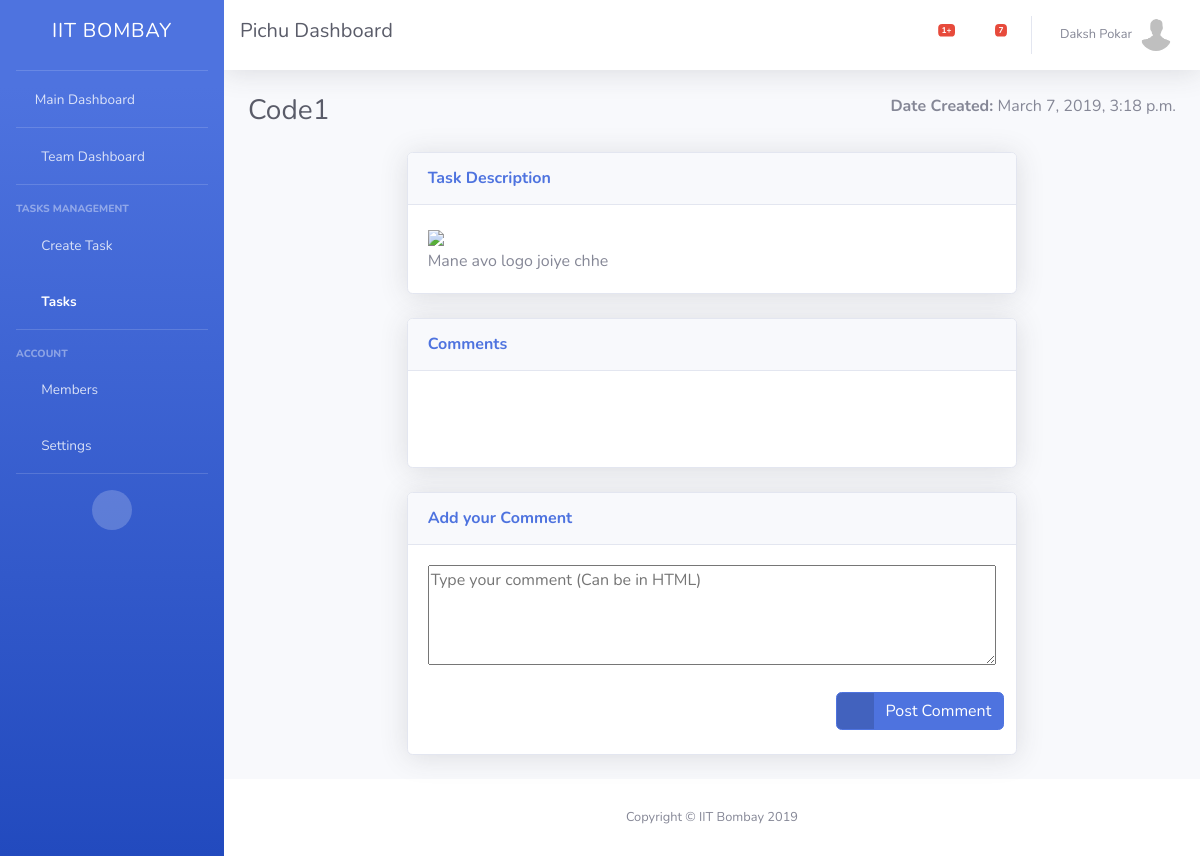
The app's page /team/pichu6/tasks/code113/ (signed in), older data.
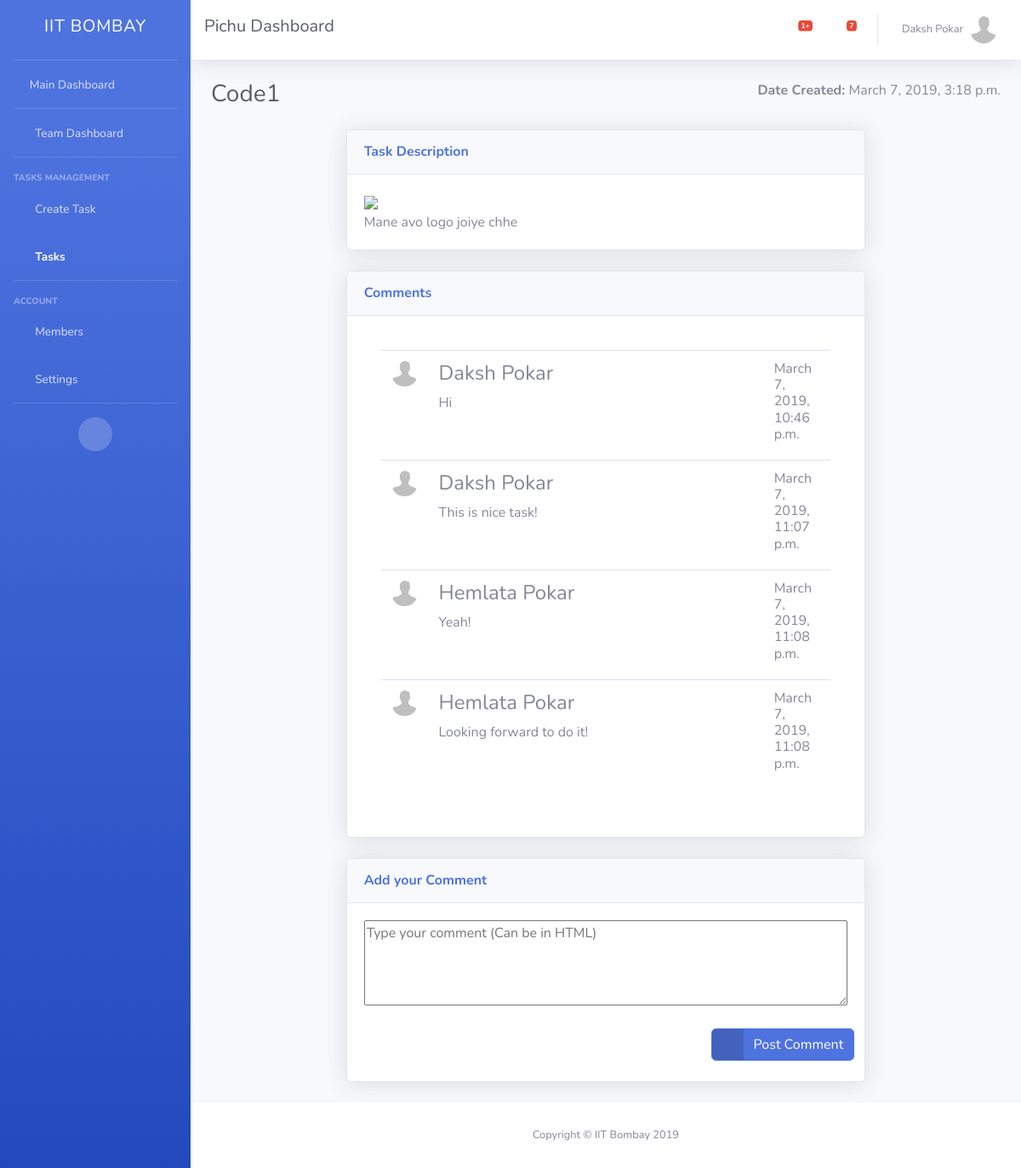
The same page, newer data.
### TM/models.py (models this page shows)
class Comments(models.Model):
    id = models.AutoField(primary_key=True)
    date_generated = models.DateTimeField(auto_now_add=True)
    message = models.TextField()
    task = models.ForeignKey(Task, on_delete=models.CASCADE)
    user = models.ForeignKey(User, on_delete=models.CASCADE)

class UserProfile(models.Model):
    user = models.ForeignKey(User, on_delete=models.CASCADE)
    username = models.CharField(max_length=400)
    profile_picture = models.FileField(upload_to=user_directory, null=True, default='/default_profile.jpg', blank=True)

### TM/views.py (the view, shortened to what this page needs)
# urls.py: url(r'^team\/[a-zA-z0-9]+\/tasks\/[a-zA-z0-9]+\/$', SpecificTaskView.as_view(), name="specific-task"),
class SpecificTaskView(LoginRequiredMixin, TemplateView):
    template_name="team/specific-task.html"
    login_url='/../login'
    def get(self, request):
        user = request.user
        us = UserProfile.objects.get(user=user)
        team = Teams.objects.get(url=request.path.split("/")[2])
        tasks = Task.objects.get(url=request.path.split("/")[4])
        comments = Comments.objects.filter(task=tasks)
        form = CommentsForm()
        if user not in team.members.all():
            return redirect("/")
        return render(request, self.template_name, {'user': user, 'us': us, 'form': form, 'team': team, 'tasks': tasks, 'comments': comments})

### TM/forms.py
class CommentsForm(forms.Form):
    message = forms.CharField(label="", widget=forms.Textarea(attrs={'id':'desc','placeholder':'Type your comment (Can be in HTML)', 'style':'height:100px; width: 100%'}))

### TM/templates/team/specific-task.html (shortened to what the changed rows need)
<!DOCTYPE html>
{% load static %}
<html lang="en">
<head>
  <link href="{% static 'vendor/fontawesome-free/css/all.min.css' %}" rel="stylesheet" type="text/css">
  <link href="{% static 'css/sb-admin-2.min.css' %}" rel="stylesheet">
  <link href="{% static 'vendor/datatables/dataTables.bootstrap4.min.css' %}" rel="stylesheet">
</head>
<body onload="displayer()" id="page-top">
  <div id="wrapper">
    <div id="content-wrapper" class="d-flex flex-column">
      <div id="content">
        <div class="container-fluid">
          <div class="d-sm-flex align-items-center justify-content-between mb-4">
            <h1 class="h3 mb-0 text-gray-800">{{  tasks.title   }}</h1>
          </div>
          <div class="row">
            <div class="col-xl-8">
                    <div class="card shadow mb-4">
                            <div class="card-body">
                                    <div class="card-body">
                                            <div class="table-responsive">
                                              <table class="table" id="dataTable" width="100%" cellspacing="0">
                                                          <tbody>
                                                                {%  for i in comments.all %}
                                                                    <tr>
                                                                        <td style="width: 7%; text-align: center;"><img class="img-profile rounded-circle" style="height: 30px" src="{{ MEDIA_ROOT }}{{ us.profile_picture.url }}"></td>
                                                                        <td style="width: 78%"><h4>{{  i.user.first_name    }} {{   i.user.last_name }} </h4>
                                                                                {{ i.message }}
                                                                        </td>
                                                                        <td style="width: 15%;"><h6>{{  i.date_generated  }}</h6></td>
                                                                    </tr>
                                                                {%  endfor %}
                                                          </tbody>
                                                          </table>
                                                          </div>
                                                          </div>
                                                        </div>
                          </div>
        </div>
      </div>
    </div>
      </div>
    </div>
  </div>
</body>
</html>

Row changes from the older to the newer data that the page shows:
added Comments: profile_picture (placeholder picture), user.first_name "Daksh", user.last_name "Pokar", message "Hi", date_generated "March 7, 2019, 10:46 p.m."
added Comments: profile_picture (placeholder picture), user.first_name "Daksh", user.last_name "Pokar", message "This is nice task!", date_generated "March 7, 2019, 11:07 p.m."
added Comments: profile_picture (placeholder picture), user.first_name "Hemlata", user.last_name "Pokar", message "Yeah!", date_generated "March 7, 2019, 11:08 p.m."
added Comments: profile_picture (placeholder picture), user.first_name "Hemlata", user.last_name "Pokar", message "Looking forward to do it!", date_generated "March 7, 2019, 11:08 p.m."
